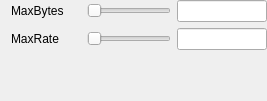
                <widget class="QWidget" name="P23BuTask">
                 <layout class="QVBoxLayout" name="P232Layout">
                  <property name="topMargin">
                   <number>0</number>
                  </property>
                  <property name="rightMargin">
                   <number>0</number>
                  </property>
                  <item>
                   <layout class="QHBoxLayout" name="P232Layout1">
                    <item>
                     <widget class="QLabel" name="lblP232MaxBytes">
                      <property name="minimumSize">
                       <size>
                        <width>70</width>
                        <height>0</height>
                       </size>
                      </property>
                      <property name="maximumSize">
                       <size>
                        <width>70</width>
                        <height>16777215</height>
                       </size>
                      </property>
                      <property name="text">
                       <string>MaxBytes</string>
                      </property>
                     </widget>
                    </item>
                    <item>
                     <widget class="QSlider" name="sldP232MaxBytes">
                      <property name="minimum">
                       <number>1</number>
                      </property>
                      <property name="maximum">
                       <number>32769</number>
                      </property>
                      <property name="orientation">
                       <enum>Qt::Horizontal</enum>
                      </property>
                     </widget>
                    </item>
                    <item>
                     <widget class="QLineEdit" name="txtP232MaxBytes">
                      <property name="minimumSize">
                       <size>
                        <width>90</width>
                        <height>0</height>
                       </size>
                      </property>
                      <property name="maximumSize">
                       <size>
                        <width>90</width>
                        <height>16777215</height>
                       </size>
                      </property>
                     </widget>
                    </item>
                   </layout>
                  </item>
                  <item>
                   <layout class="QHBoxLayout" name="P232Layout2">
                    <item>
                     <widget class="QLabel" name="lblP232MaxRate">
                      <property name="minimumSize">
                       <size>
                        <width>70</width>
                        <height>0</height>
                       </size>
                      </property>
                      <property name="maximumSize">
                       <size>
                        <width>70</width>
                        <height>16777215</height>
                       </size>
                      </property>
                      <property name="text">
                       <string>MaxRate</string>
                      </property>
                     </widget>
                    </item>
                    <item>
                     <widget class="QSlider" name="sldP232MaxRate">
                      <property name="minimum">
                       <number>1</number>
                      </property>
                      <property name="maximum">
                       <number>3201</number>
                      </property>
                      <property name="orientation">
                       <enum>Qt::Horizontal</enum>
                      </property>
                     </widget>
                    </item>
                    <item>
                     <widget class="QLineEdit" name="txtP232MaxRate">
                      <property name="minimumSize">
                       <size>
                        <width>90</width>
                        <height>0</height>
                       </size>
                      </property>
                      <property name="maximumSize">
                       <size>
                        <width>90</width>
                        <height>16777215</height>
                       </size>
                      </property>
                     </widget>
                    </item>
                   </layout>
                  </item>
                  <item>
                   <spacer name="P232Spacer">
                    <property name="orientation">
                     <enum>Qt::Vertical</enum>
                    </property>
                    <property name="sizeHint" stdset="0">
                     <size>
                      <width>20</width>
                      <height>40</height>
                     </size>
                    </property>
                   </spacer>
                  </item>
                 </layout>
                </widget>
